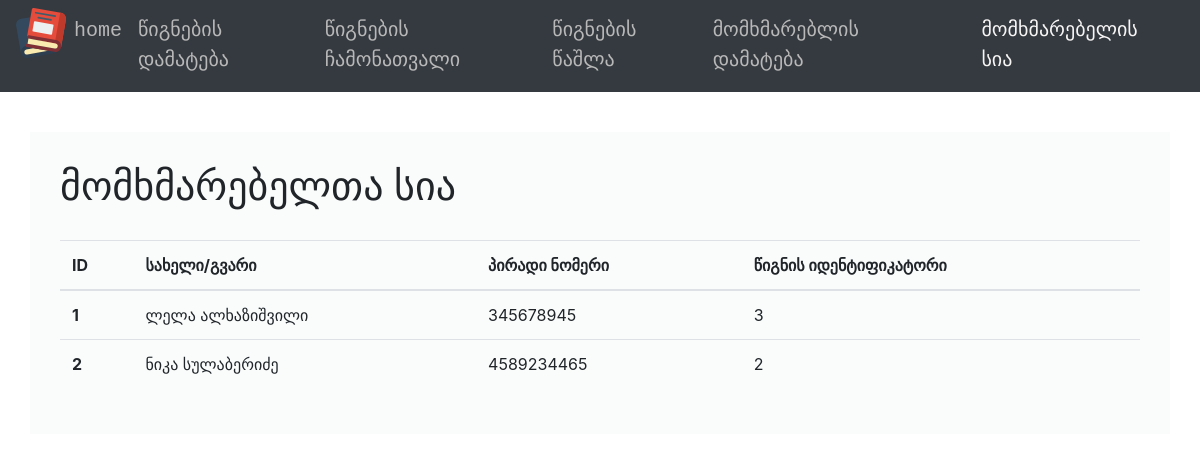
The page /customers/customers on the database its author committed.
### project/models.py (models this page shows, shortened)
class Customer(db.Model):
    __tablename__ = 'customers'
    id = db.Column(db.Integer, primary_key=True)
    book_id = db.Column(db.Integer, db.ForeignKey('books.id'))
    name = db.Column(db.String)
    idNumber = db.Column(db.String)

### project/customers/views.py (the view)
@customers_blueprint.route('/customers', methods=['GET', 'POST'])
def customers():
    customers = Customer.query.all()
    return render_template('customer.html', customers=customers )

### project/customers/templates/customers/customer.html
{% extends "base.html" %}
{% block content %}
<div class="container" style="margin-top: 40px;padding: 30px; background-color: rgb(250, 252, 252);" >
    <h1>მომხმარებელთა სია </h1>
    <table class="table" style="margin-top: 30px;">
        <thead>
          <tr>
            <th scope="col">ID</th>
            <th scope="col">სახელი/გვარი</th>
            <th scope="col">პირადი ნომერი</th>
            <th scope="col">წიგნის იდენტიფიკატორი</th>
          </tr>
        </thead>
        <tbody>
            {% for customer in customers %}
            <tr>
            <th scope="row">{{ customer.id }}</th>
            <td> {{ customer.name}}</td>
            <td> {{ customer.idNumber}}</td>
            <td> {{ customer.book_id}}</td>
        </tr>
            {% endfor %}
        </tbody>
      </table>
</div>
{% endblock %}

### project/static/style.css (style rules this page uses)
body { background: url(https://wallpaperaccess.com/full/10846.png) no-repeat center center fixed; -webkit-background-size: cover; -moz-background-size: cover; -o-background-size: cover; background-size: cover; }
.container { margin-top: 70px; }

### rows shown on the page
Customer: id "1", name "ლელა ალხაზიშვილი", idNumber "345678945", book_id "3"
Customer: id "2", name "ნიკა სულაბერიძე", idNumber "4589234465", book_id "2"

### other values the page prints
{{ name }} "home წიგნების დამატება წიგნების ჩამონათვალი წიგნების წაშლა მომხმარებლის დამატება"
{{ name }} "მომხმარებელის სია"
